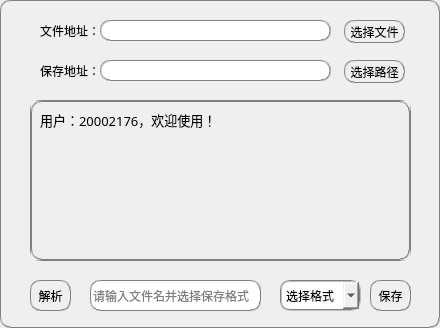
<?xml version="1.0" encoding="UTF-8"?>
<ui version="4.0">
 <class>Form</class>
 <widget class="QWidget" name="Form">
  <property name="geometry">
   <rect>
    <x>0</x>
    <y>0</y>
    <width>440</width>
    <height>328</height>
   </rect>
  </property>
  <property name="windowTitle">
   <string>单词处理</string>
  </property>
  <property name="styleSheet">
   <string notr="true">border:1px groove gray;border-radius:10px;</string>
  </property>
  <widget class="QLabel" name="label">
   <property name="geometry">
    <rect>
     <x>40</x>
     <y>20</y>
     <width>81</width>
     <height>21</height>
    </rect>
   </property>
   <property name="font">
    <font>
     <family>Microsoft YaHei</family>
    </font>
   </property>
   <property name="styleSheet">
    <string notr="true">border:0px </string>
   </property>
   <property name="text">
    <string>文件地址：</string>
   </property>
  </widget>
  <widget class="QLineEdit" name="file_adress_bidui">
   <property name="enabled">
    <bool>false</bool>
   </property>
   <property name="geometry">
    <rect>
     <x>100</x>
     <y>20</y>
     <width>231</width>
     <height>21</height>
    </rect>
   </property>
  </widget>
  <widget class="QPushButton" name="select_file_bidui">
   <property name="geometry">
    <rect>
     <x>344</x>
     <y>20</y>
     <width>61</width>
     <height>23</height>
    </rect>
   </property>
   <property name="font">
    <font>
     <family>Microsoft YaHei</family>
    </font>
   </property>
   <property name="text">
    <string>选择文件</string>
   </property>
  </widget>
  <widget class="QPushButton" name="save">
   <property name="geometry">
    <rect>
     <x>370</x>
     <y>280</y>
     <width>41</width>
     <height>31</height>
    </rect>
   </property>
   <property name="font">
    <font>
     <family>Microsoft YaHei</family>
    </font>
   </property>
   <property name="text">
    <string>保存</string>
   </property>
  </widget>
  <widget class="QPushButton" name="jiexi">
   <property name="geometry">
    <rect>
     <x>30</x>
     <y>280</y>
     <width>41</width>
     <height>31</height>
    </rect>
   </property>
   <property name="font">
    <font>
     <family>Microsoft YaHei</family>
    </font>
   </property>
   <property name="text">
    <string>解析</string>
   </property>
  </widget>
  <widget class="QComboBox" name="select_file_type">
   <property name="geometry">
    <rect>
     <x>280</x>
     <y>280</y>
     <width>81</width>
     <height>31</height>
    </rect>
   </property>
   <property name="font">
    <font>
     <family>Microsoft YaHei</family>
    </font>
   </property>
   <property name="styleSheet">
    <string notr="true">border:2px groove gray;border-radius:10px;padding:2px 4px;</string>
   </property>
   <property name="currentText">
    <string/>
   </property>
   <property name="currentIndex">
    <number>-1</number>
   </property>
   <property name="placeholderText">
    <string>选择格式</string>
   </property>
   <item>
    <property name="text">
     <string>.csv</string>
    </property>
   </item>
   <item>
    <property name="text">
     <string>.txt</string>
    </property>
   </item>
   <item>
    <property name="text">
     <string>.xlsx</string>
    </property>
   </item>
  </widget>
  <widget class="QLabel" name="label_3">
   <property name="geometry">
    <rect>
     <x>40</x>
     <y>60</y>
     <width>81</width>
     <height>21</height>
    </rect>
   </property>
   <property name="font">
    <font>
     <family>Microsoft YaHei</family>
    </font>
   </property>
   <property name="styleSheet">
    <string notr="true">border:0px</string>
   </property>
   <property name="text">
    <string>保存地址：</string>
   </property>
  </widget>
  <widget class="QLineEdit" name="file_save_path">
   <property name="enabled">
    <bool>false</bool>
   </property>
   <property name="geometry">
    <rect>
     <x>100</x>
     <y>60</y>
     <width>231</width>
     <height>21</height>
    </rect>
   </property>
  </widget>
  <widget class="QPushButton" name="select_save_path">
   <property name="geometry">
    <rect>
     <x>344</x>
     <y>60</y>
     <width>61</width>
     <height>23</height>
    </rect>
   </property>
   <property name="font">
    <font>
     <family>Microsoft YaHei</family>
    </font>
   </property>
   <property name="text">
    <string>选择路径</string>
   </property>
  </widget>
  <widget class="QScrollArea" name="scrollArea">
   <property name="geometry">
    <rect>
     <x>30</x>
     <y>100</y>
     <width>381</width>
     <height>161</height>
    </rect>
   </property>
   <property name="verticalScrollBarPolicy">
    <enum>Qt::ScrollBarAsNeeded</enum>
   </property>
   <property name="horizontalScrollBarPolicy">
    <enum>Qt::ScrollBarAsNeeded</enum>
   </property>
   <property name="sizeAdjustPolicy">
    <enum>QAbstractScrollArea::AdjustIgnored</enum>
   </property>
   <property name="widgetResizable">
    <bool>true</bool>
   </property>
   <widget class="QWidget" name="scrollAreaWidgetContents">
    <property name="geometry">
     <rect>
      <x>0</x>
      <y>0</y>
      <width>379</width>
      <height>159</height>
     </rect>
    </property>
    <layout class="QVBoxLayout" name="verticalLayout">
     <item>
      <widget class="QLabel" name="msg">
       <property name="font">
        <font>
         <family>Microsoft YaHei</family>
         <pointsize>10</pointsize>
        </font>
       </property>
       <property name="styleSheet">
        <string notr="true">border:0px
</string>
       </property>
       <property name="text">
        <string>用户：20002176，欢迎使用！</string>
       </property>
       <property name="alignment">
        <set>Qt::AlignLeading|Qt::AlignLeft|Qt::AlignTop</set>
       </property>
      </widget>
     </item>
    </layout>
   </widget>
  </widget>
  <widget class="QLineEdit" name="file_name">
   <property name="geometry">
    <rect>
     <x>90</x>
     <y>280</y>
     <width>171</width>
     <height>31</height>
    </rect>
   </property>
   <property name="placeholderText">
    <string>请输入文件名并选择保存格式</string>
   </property>
  </widget>
 </widget>
 <resources/>
 <connections/>
</ui>
